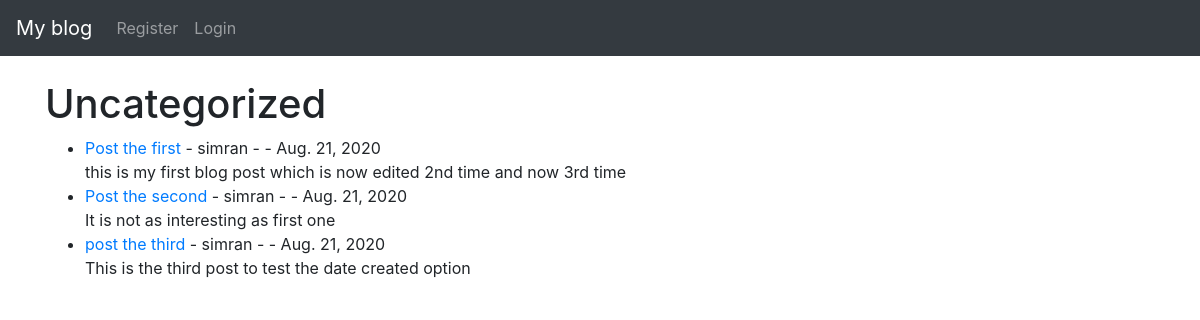
The page /category/Uncategorized/ on the database its author committed.
### myblog/models.py (models this page shows, shortened)
class Post(models.Model):
	title = models.CharField(max_length=255)
	title_tag = models.CharField(max_length=255)
	author = models.ForeignKey(User, on_delete=models.CASCADE)
	body = models.TextField()
	post_date = models.DateField(auto_now_add=True)
	category = models.CharField(max_length=255, default='Uncategorized')
	likes = models.ManyToManyField(User, related_name='blog_posts')

### myblog/views.py (the view)
# urls.py: path('category/<str:cats>/', CategoryView, name='category'),
def CategoryView(request, cats):
	category_posts = Post.objects.filter(category=cats.replace('-',' '))
	return render(request, 'categories.html', {'cats': cats.title().replace('-',' '), 'category_posts': category_posts })

### myblog/templates/categories.html (shortened to what this page needs)
{% extends 'base.html' %}
{% block content %}
{% if category_posts %}
	<h1>{{ cats }}</h1>
	<ul>
	{% for post in category_posts %}
		<li><a href="{% url 'details' post.pk %}">{{ post.title }}</a> -
		{{ post.author }} -
		{{ post.author.last_name }} -
		{{ post.post_date }}
		<br/> {{post.body | slice:":200" }}</li>
	{% endfor%}
	</ul>
{% else %}
No content in this category!!!<br/><br/>
You can add content in this category by clicking here
<a href="{% url 'add_post'%}" class="btn btn-secondary">Add Post</a><br/><br/>
<br/><a href="{% url 'home'%}" class="btn btn-secondary">Back</a>
{% endif %}
{% endblock %}

### rows shown on the page
Post: title "Post the first", author "simran", post_date "Aug. 21, 2020", body "this is my first blog post which is now edited 2nd time and now 3rd time"
Post: title "Post the second", author "simran", post_date "Aug. 21, 2020", body "It is not as interesting as first one"
Post: title "post the third", author "simran", post_date "Aug. 21, 2020", body "This is the third post to test the date created option"

### other values the page prints
{{ cats }} "Uncategorized"
